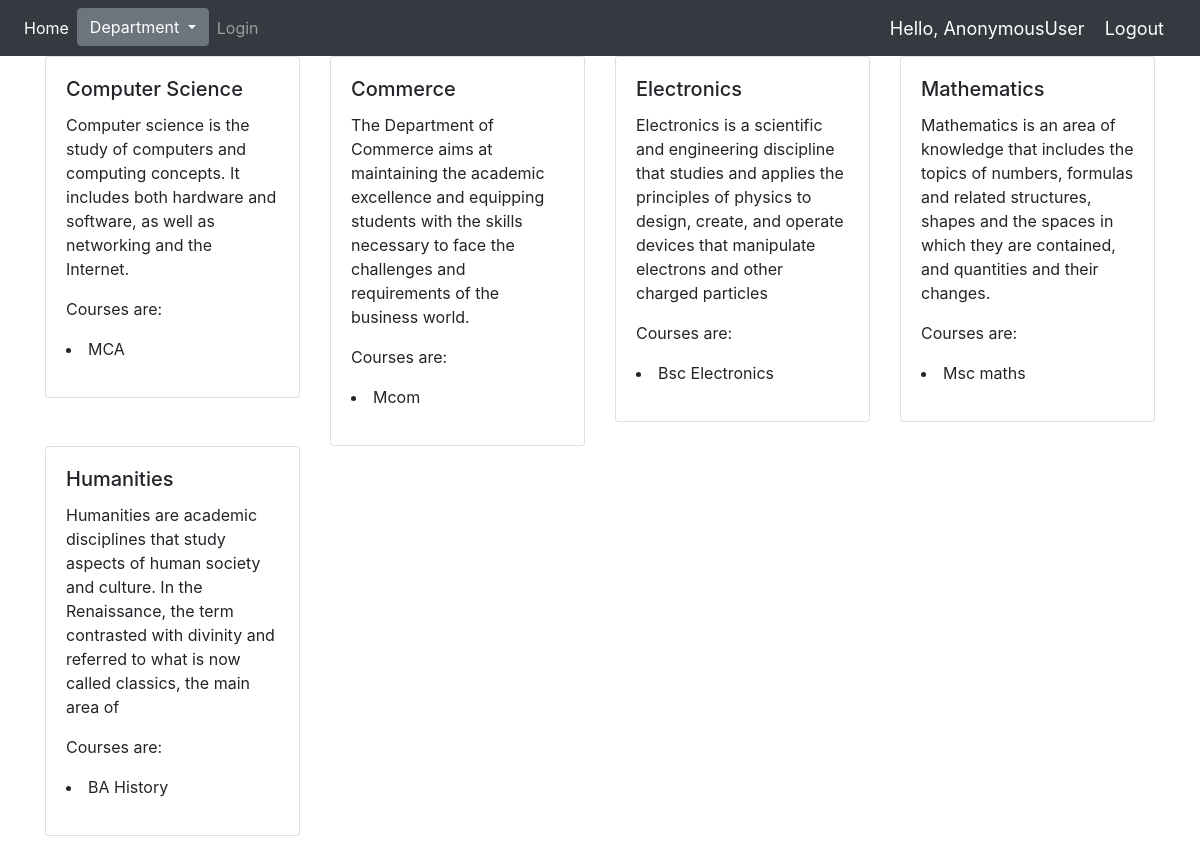
/dept, run on the app's committed database.
### book/models.py (models this page shows, shortened)
class department(models.Model):
        name = models.CharField(max_length=200, null=True)
        course = models.CharField(max_length=200, null=True)
        desc = models.CharField(max_length=200, null=True)

### book/views.py (the view)
# urls.py: path('dept',dept,name='dept'),
def dept(request):
    dept1=department.objects.all()
    return render(request,"book/details.html",{'r':dept1})

### book/templates/book/details.html
{% extends 'book/main.html' %}
{% block content %}
<div class="container">
    <div class="row">
        {% for i in r %}
        <div class="col-md-3" >
     <div class="card" >
  <div class="card-body">
    <h5 class="card-title">{{i.name}}</h5>
    <p class="card-text">{{i.desc}}</p>
     <p class="card-text"> Courses are: <li>{{i.course}}</li></p>
  </div>
</div>
        </div>
        {% endfor %}
    </div>
</div>
{% endblock %}

### book/templates/book/main.html (shortened to what this page needs)
{% load static %}
<html>
    <head>
        <link rel="stylesheet" href="https://stackpath.bootstrapcdn.com/bootstrap/4.5.0/css/bootstrap.min.css">
    </head>
    <body>
        {% include 'book/navbar.html' %}
        {% block content %}
        {% endblock %}
        <br>
    </body>
</html>

### book/templates/book/navbar.html (shortened to what this page needs)
{% load static %}
<nav class="navbar navbar-expand-lg navbar-dark bg-dark">
  <div class="collapse navbar-collapse" id="navbarNav">
    <ul class="navbar-nav">
      <li class="nav-item active">
        <a class="nav-link" href="">Home</a>
      </li>
      <li class="nav-item">
        <div class="dropdown">
  <button class="btn btn-secondary dropdown-toggle" type="button" id="dropdownMenuButton" data-toggle="dropdown" aria-haspopup="true" aria-expanded="false">
    Department
  </button>
</div>
      </li>
      <li class="nav-item">
        <a class="nav-link" href="{% url 'login' %}">Login</a>
      </li>
</ul>
  </div>
<span class="hello-msg">Hello, {{request.user}}</span>
  <span ><a  class="hello-msg" href="{% url 'logout' %}">Logout</a></span>
</nav>

### book/templates/book/navbar.html (style rules this page uses)
.hello-msg { font-size: 18px; color: #fff; margin-right: 20px; }

### data on the page
department: name "Computer Science", desc "Computer science is the study of computers and computing concepts. It includes both hardware and software, as well as networking and the Internet.", course "MCA"
department: name "Commerce", desc "The Department of Commerce aims at maintaining the academic excellence and equipping students with the skills necessary to face the challenges and requirements of the business world.", course "Mcom"
department: name "Electronics", desc "Electronics is a scientific and engineering discipline that studies and applies the principles of physics to design, create, and operate devices that manipulate electrons and other charged particles", course "Bsc Electronics"
department: name "Mathematics", desc "Mathematics is an area of knowledge that includes the topics of numbers, formulas and related structures, shapes and the spaces in which they are contained, and quantities and their changes.", course "Msc maths"
department: name "Humanities", desc "Humanities are academic disciplines that study aspects of human society and culture. In the Renaissance, the term contrasted with divinity and referred to what is now called classics, the main area of", course "BA History"

### other printed values
{{ request.user }} "AnonymousUser"
